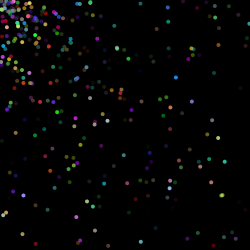
Frame 1 (no input)
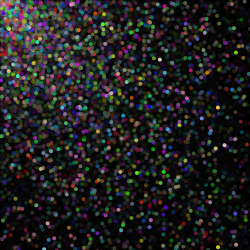
Frame 60 (the mouse pressed at the canvas centre just before this capture)
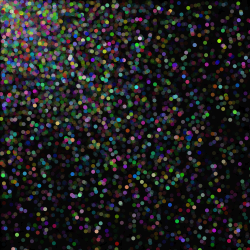
Frame 120 (the mouse held since frame 60 and released just before this capture)

The Processing sketch that drew these frames (run headless with seeded random() and noise(); from frame 60 on, the mouse is pressed at the canvas centre):

// Processing sketch: processing_19578
// ── processing_19578.pde

void setup(){
  size(250,250);
  background(0);
}

void draw(){
  noStroke();
  fill(0,0,0,20);
  rect(0,0,width,height);
  for (int i=0;i<400;i++){
    fill (random(255),random(255),random(255),random(255));
    ellipse(random(1,i),random(1,i),4,4);
  }
}
